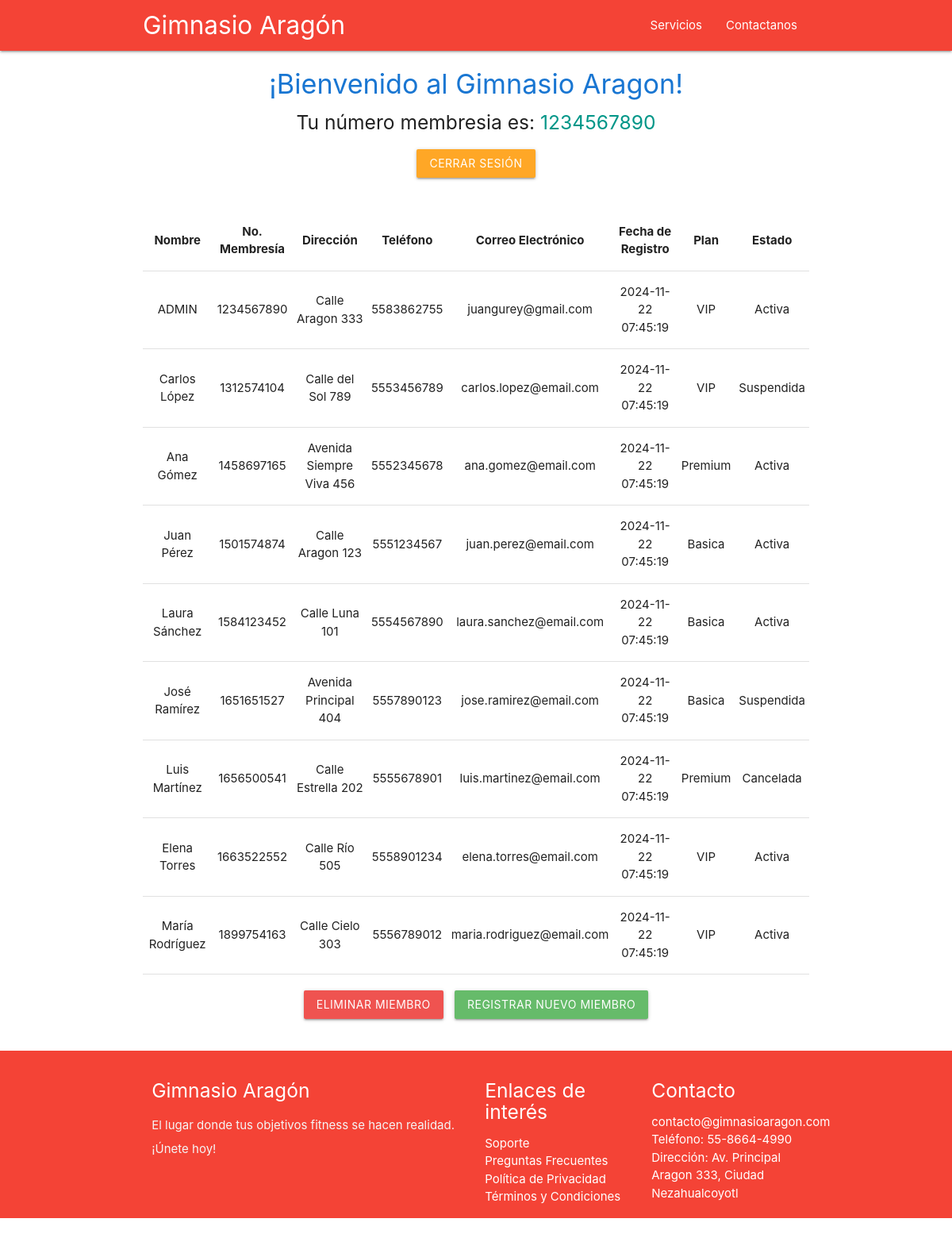
Screenshot of /Principal.php (signed in) with the database file from the repository.
### tables this page shows
CREATE TABLE `miembro`(
        `id_miembro` INT(10) NOT NULL,
        `nombre` TEXT NOT NULL,
        `direccion` TEXT NOT NULL,
        `telefono` VARCHAR(10) NOT NULL,
        `email` TEXT NOT NULL,
        `fecha_nacimiento` DATE NOT NULL,
        `fecha_registro` DATETIME NOT NULL DEFAULT CURRENT_TIMESTAMP,
        `tipo_membresia` VARCHAR(20) NOT NULL COMMENT 'Ejemplo: Basica, Premium, VIP',
        `estado_cuenta` VARCHAR(15) NOT NULL DEFAULT 'Activa' COMMENT 'Activa, Suspendida, Cancelada',
        `password` VARCHAR(20) NOT NULL,
        
        PRIMARY KEY (`id_miembro`)
);

### principal.php (the view, shortened to what this page needs)
<?php include "./header.php"; ?>
<?php
$id_miembro = $_SESSION['id_miembro'];
echo "<div class='container center-align' style='margin-top: 20px;'>
        <h4 class='blue-text text-darken-2'>¡Bienvenido al Gimnasio Aragon!</h4>
        <h5>Tu número membresia es: <span class='teal-text'>$id_miembro</span></h5>
      </div>";
echo "<div class='container center-align' style='margin-top: 20px;'>
        <a href='Control/exit.php' class='btn waves-effect waves-light orange lighten-1'>Cerrar Sesión</a>
      </div>";
require "./Control/conexion.php";
mysqli_set_charset($conexion, 'utf8');
$consulta_sql = "SELECT * FROM miembro";
$resultado = $conexion->query($consulta_sql);
echo "<div class='container' style='overflow-x:auto; margin-top: 20px;'>
        <table class='highlight bordered responsive-table centered'>
            <thead>
                <tr>
                    <th>Nombre</th>
                    <th>No. Membresía</th>
                    <th>Dirección</th>
                    <th>Teléfono</th>
                    <th>Correo Electrónico</th>
                    <th>Fecha de Registro</th>
                    <th>Plan</th>
                    <th>Estado</th>
                </tr>
            </thead>
            <tbody>";
if (mysqli_num_rows($resultado) > 0) {
    while ($row = mysqli_fetch_assoc($resultado)) {
        echo "<tr>
                <td>" . htmlspecialchars($row['nombre']) . "</td>
                <td>" . htmlspecialchars($row['id_miembro']) . "</td>
                <td>" . htmlspecialchars($row['direccion']) . "</td>
                <td>" . htmlspecialchars($row['telefono']) . "</td>
                <td>" . htmlspecialchars($row['email']) . "</td>
                <td>" . htmlspecialchars($row['fecha_registro']) . "</td>
                <td>" . htmlspecialchars($row['tipo_membresia']) . "</td>
                <td>" . htmlspecialchars($row['estado_cuenta']) . "</td>
              </tr>";
    }
} else {
    echo "<h5 class='center-align red-text'>No hay registros disponibles</h5>";
}
echo "  </tbody>
      </table>
    </div>";
echo "<div class='container center-align' style='margin-top: 20px;'>
        <a href='eliminarUsuario.php' class='btn waves-effect waves-light red lighten-1' style='margin-right: 10px;'>Eliminar Miembro</a>
        <a href='registro.php' class='btn waves-effect waves-light green lighten-1'>Registrar Nuevo Miembro</a>
      </div>";
?>
<?php include "./footer.php"; ?>

### header.php (shortened to what this page needs)
<!DOCTYPE html>
<html lang="es">
<head>
  <link href="css/materialize.css" type="text/css" rel="stylesheet" media="screen,projection"/>
  <link href="css/style.css" type="text/css" rel="stylesheet" media="screen,projection"/>
</head>
<body>
<header class="header-section" style="margin-bottom: 20px;">
  <nav class="red" role="navigation">
    <div class="nav-wrapper container">
      <a id="logo-container" href="index.php" class="brand-logo">Gimnasio Aragón</a>
      <ul class="right hide-on-med-and-down">
        <li><a href="#">Servicios</a></li>
        <li><a href="mailto:contacto@gimnasioaragon.com">Contactanos</a></li>
      </ul>
    </div>
  </nav>
</header>

### footer.php (shortened to what this page needs)
<footer class="page-footer red" style="margin-top: 40px;">
    <div class="container">
        <div class="row">
            <div class="col l6 s12">
                <h5 class="white-text">Gimnasio Aragón</h5>
                <p class="grey-text text-lighten-4">El lugar donde tus objetivos fitness se hacen realidad. ¡Únete hoy!</p>
            </div>
            <div class="col l3 s12">
                <h5 class="white-text">Enlaces de interés</h5>
                <ul>
                    <li><a class="white-text" href="#!">Soporte</a></li>
                    <li><a class="white-text" href="#!">Preguntas Frecuentes</a></li>
                    <li><a class="white-text" href="#!">Política de Privacidad</a></li>
                    <li><a class="white-text" href="#!">Términos y Condiciones</a></li>
                </ul>
            </div>
            <div class="col l3 s12">
                <h5 class="white-text">Contacto</h5>
                <ul>
                    <li><a class="white-text" href="mailto:contacto@gimnasioaragon.com">contacto@gimnasioaragon.com</a></li>
                    <li><a class="white-text" href="#!">Teléfono: 55-8664-4990</a></li>
                    <li><a class="white-text" href="#!">Dirección: Av. Principal Aragon 333, Ciudad Nezahualcoyotl</a></li>
                </ul>
            </div>
        </div>
    </div>
</footer>
</body>
</html>
</body>
</html>

### css/style.css (style rules this page uses)
nav ul a { color: #ffffff; text-decoration: none; }
p { line-height: 2rem; }

### rows the page displays
miembro: nombre "ADMIN", id_miembro "1234567890", direccion "Calle Aragon 333", telefono "5583862755", email "juangurey@gmail.com", fecha_registro "2024-11-22 07:45:19", tipo_membresia "VIP", estado_cuenta "Activa"
miembro: nombre "Carlos López", id_miembro "1312574104", direccion "Calle del Sol 789", telefono "5553456789", email "carlos.lopez@email.com", fecha_registro "2024-11-22 07:45:19", tipo_membresia "VIP", estado_cuenta "Suspendida"
miembro: nombre "Ana Gómez", id_miembro "1458697165", direccion "Avenida Siempre Viva 456", telefono "5552345678", email "ana.gomez@email.com", fecha_registro "2024-11-22 07:45:19", tipo_membresia "Premium", estado_cuenta "Activa"
miembro: nombre "Juan Pérez", id_miembro "1501574874", direccion "Calle Aragon 123", telefono "5551234567", email "juan.perez@email.com", fecha_registro "2024-11-22 07:45:19", tipo_membresia "Basica", estado_cuenta "Activa"
miembro: nombre "Laura Sánchez", id_miembro "1584123452", direccion "Calle Luna 101", telefono "5554567890", email "laura.sanchez@email.com", fecha_registro "2024-11-22 07:45:19", tipo_membresia "Basica", estado_cuenta "Activa"
miembro: nombre "José Ramírez", id_miembro "1651651527", direccion "Avenida Principal 404", telefono "5557890123", email "jose.ramirez@email.com", fecha_registro "2024-11-22 07:45:19", tipo_membresia "Basica", estado_cuenta "Suspendida"
miembro: nombre "Luis Martínez", id_miembro "1656500541", direccion "Calle Estrella 202", telefono "5555678901", email "luis.martinez@email.com", fecha_registro "2024-11-22 07:45:19", tipo_membresia "Premium", estado_cuenta "Cancelada"
miembro: nombre "Elena Torres", id_miembro "1663522552", direccion "Calle Río 505", telefono "5558901234", email "elena.torres@email.com", fecha_registro "2024-11-22 07:45:19", tipo_membresia "VIP", estado_cuenta "Activa"
miembro: nombre "María Rodríguez", id_miembro "1899754163", direccion "Calle Cielo 303", telefono "5556789012", email "maria.rodriguez@email.com", fecha_registro "2024-11-22 07:45:19", tipo_membresia "VIP", estado_cuenta "Activa"

### other values shown
$id_miembro "1234567890"
